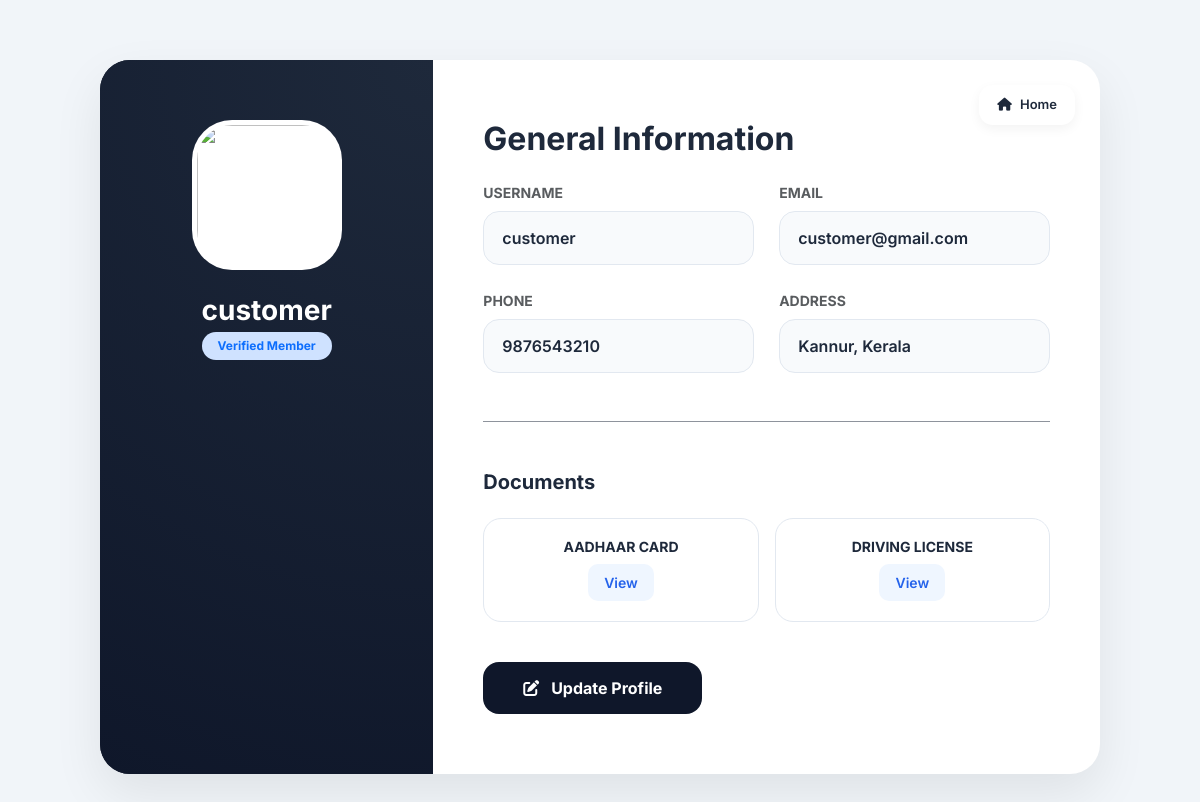
Screenshot of /profile/ (signed in) with the database file from the repository.
### wheelzy_app/models.py (models this page shows, shortened)
class UserProfile(models.Model):
    user = models.OneToOneField(
        User,
        on_delete=models.CASCADE,
        related_name="profile"
    )
    phone_number = models.CharField(max_length=15,blank=True, null=True)
    address = models.TextField()
    photo = CloudinaryField('profile_photos', blank=True, null=True)

### wheelzy_app/views.py (the view)
# urls.py: path("profile/", views.profile_view, name="profile"),
def profile_view(request):
    profile = request.user.profile
    latest_document = (
        UserDocument.objects
        .filter(user=request.user)
        .order_by("-uploaded_at")
        .first()
    )
    return render(request, "profile.html", {
        "profile": profile,
        "latest_document": latest_document,
    })

### wheelzy_app/templates/profile.html (shortened to what this page needs)
{% load static %}
<!DOCTYPE html>
<html lang="en">
<head>
    <link href="https://cdn.jsdelivr.net/npm/bootstrap@5.3.2/dist/css/bootstrap.min.css" rel="stylesheet">
    <link rel="stylesheet" href="https://cdnjs.cloudflare.com/ajax/libs/font-awesome/6.5.1/css/all.min.css">
</head>
<body>
<div class="container">
    <div class="profile-card">
        <a href="{% url 'home' %}" class="back-btn">
            <i class="fa-solid fa-house"></i> Home
        </a>
        <div class="row g-0">
            <div class="col-md-4 profile-left">
                {% if profile.photo %}
                    <img src="{{ profile.photo.url }}">
                {% else %}
                    <img src="https://ui-avatars.com/api/?name={{ profile.user.username }}&background=2563eb&color=fff&size=150">
                {% endif %}
                <h3 class="mt-4 fw-bold mb-1">{{ profile.user.username }}</h3>
                <span class="badge bg-primary-subtle text-primary px-3 py-2 rounded-pill small">Verified Member</span>
            </div>
            <div class="col-md-8 profile-right">
                <h2 class="fw-bold mb-4">General Information</h2>
                <div class="info-grid">
                    <div class="info-group">
                        <label class="small fw-bold text-muted text-uppercase mb-2 d-block">Username</label>
                        <div class="value">{{ profile.user.username }}</div>
                    </div>
                    <div class="info-group">
                        <label class="small fw-bold text-muted text-uppercase mb-2 d-block">Email</label>
                        <div class="value">{{ profile.user.email }}</div>
                    </div>
                    <div class="info-group">
                        <label class="small fw-bold text-muted text-uppercase mb-2 d-block">Phone</label>
                        <div class="value">{{ profile.phone_number }}</div>
                    </div>
                    <div class="info-group">
                        <label class="small fw-bold text-muted text-uppercase mb-2 d-block">Address</label>
                        <div class="value">{{ profile.address }}</div>
                    </div>
                </div>
                {% if latest_document %}
                <hr class="my-5 opacity-50">
                <h5 class="fw-bold mb-4">Documents</h5>
                <div class="row g-3">
                    <div class="col-md-6">
                        <div class="doc-card">
                            <h6 class="small fw-bold text-uppercase mb-2">Aadhaar Card</h6>
                            <div class="doc-helper" data-bs-toggle="modal" data-bs-target="#aadhaarPreviewModal">View</div>
                        </div>
                    </div>
                    <div class="col-md-6">
                        <div class="doc-card">
                            <h6 class="small fw-bold text-uppercase mb-2">Driving License</h6>
                            <div class="doc-helper" data-bs-toggle="modal" data-bs-target="#licensePreviewModal">View</div>
                        </div>
                    </div>
                </div>
                {% endif %}
                <button class="edit-btn" data-bs-toggle="modal" data-bs-target="#editProfileModal">
                    <i class="fa-solid fa-pen-to-square me-2"></i> Update Profile
                </button>
            </div>
        </div>
    </div>
</div>
</body>
</html>

### wheelzy_app/templates/profile.html (style rules this page uses)
:root { --brand-primary: #0f172a; --brand-accent: #2563eb; --bg-body: #f1f5f9; --text-main: #1e293b; --text-muted: #64748b; }
body { background-color: var(--bg-body); font-family: 'Inter', sans-serif; color: var(--text-main); }
.profile-card { max-width: 1000px; margin: 60px auto; background: #fff; border-radius: 30px; overflow: hidden; box-shadow: 0 20px 50px rgba(0,0,0,0.08); position: relative; }
.back-btn { position: absolute; top: 25px; right: 25px; background: white; color: var(--text-main); padding: 10px 18px; border-radius: 14px; font-size: 13px; font-weight: 600; display: flex; align-items: center; gap: 8px; text-decoration: none; box-shadow: 0 4px 12px rgba(0,0,0,0.05); z-index: 10; }
.profile-left { background: var(--brand-primary); background-image: radial-gradient(circle at top right, #1e293b, #0f172a); color: #fff; padding: 60px 30px; text-align: center; }
.profile-left img { width: 150px; height: 150px; border-radius: 40px; object-fit: cover; border: 5px solid rgba(255,255,255,0.1); background: #fff; }
.profile-right { padding: 60px 50px; }
.info-grid { display: grid; grid-template-columns: repeat(auto-fit, minmax(240px, 1fr)); gap: 25px; }
.info-group .value { background: #f8fafc; padding: 14px 18px; border-radius: 16px; font-weight: 600; border: 1px solid #e2e8f0; }
.edit-btn { margin-top: 40px; background: var(--brand-primary); color: #fff; border: none; padding: 14px 40px; border-radius: 16px; font-weight: 700; }
.doc-helper { font-size: 14px; color: var(--brand-accent); cursor: pointer; font-weight: 600; display: inline-flex; align-items: center; gap: 8px; padding: 8px 16px; border-radius: 10px; background: #eff6ff; text-decoration: none; }
.doc-card { background: white; border: 1px solid #e2e8f0; border-radius: 18px; padding: 20px; text-align: center; }

### rows the page displays
UserProfile: user.username "customer", user.email "customer@gmail.com", phone_number "9876543210", address "Kannur, Kerala"
